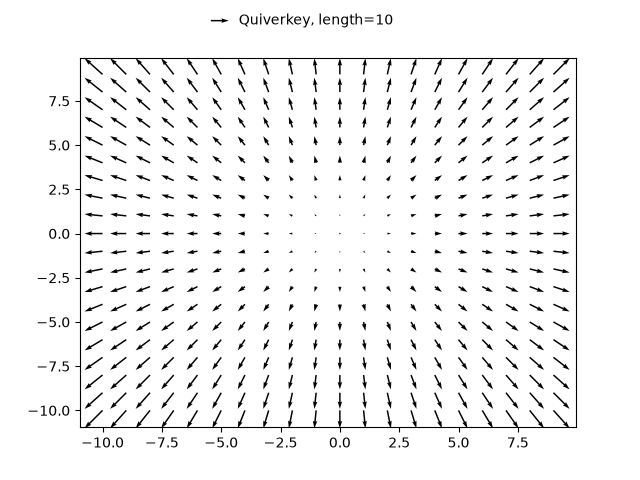

Source code (Python):
import matplotlib.pyplot as plt 
import numpy as np 

x = np.arange(-10,10,1)
y = np.arange(-10,10,1)
u,v = np.meshgrid(x,y)

fig, ax = plt.subplots()
q = ax.quiver(x, y, u, v)
ax.quiverkey(q, X=0.3, Y=1.1, U=10, label='Quiverkey, length=10', labelpos='E')
plt.show() 
